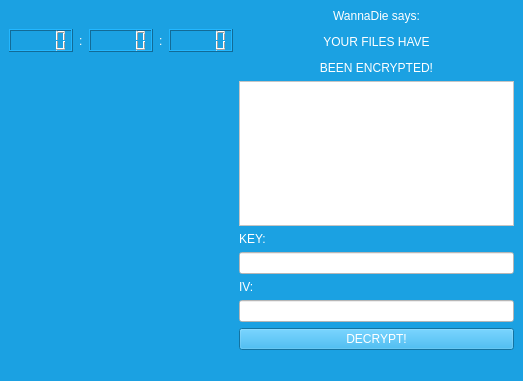
<?xml version="1.0" encoding="UTF-8"?>
<ui version="4.0">
 <class>MainWindow</class>
 <widget class="QMainWindow" name="MainWindow">
  <property name="geometry">
   <rect>
    <x>0</x>
    <y>0</y>
    <width>523</width>
    <height>381</height>
   </rect>
  </property>
  <property name="windowTitle">
   <string>WannaDie</string>
  </property>
  <property name="windowIcon">
   <iconset>
    <normaloff>lock.png</normaloff>lock.png</iconset>
  </property>
  <property name="styleSheet">
   <string notr="true">background-color: rgb(27, 161, 226);</string>
  </property>
  <widget class="QWidget" name="centralwidget">
   <layout class="QHBoxLayout" name="horizontalLayout_2">
    <item>
     <layout class="QVBoxLayout" name="verticalLayout_2">
      <item>
       <widget class="QLabel" name="label">
        <property name="styleSheet">
         <string notr="true">image: (lock.png)
background-color: rgb(85, 170, 255);</string>
        </property>
        <property name="text">
         <string/>
        </property>
        <property name="pixmap">
         <pixmap>lock.png</pixmap>
        </property>
        <property name="scaledContents">
         <bool>true</bool>
        </property>
       </widget>
      </item>
      <item>
       <layout class="QHBoxLayout" name="horizontalLayout">
        <item>
         <widget class="QLCDNumber" name="hhLCD">
          <property name="styleSheet">
           <string notr="true">color: rgb(255, 255, 255);</string>
          </property>
          <property name="smallDecimalPoint">
           <bool>false</bool>
          </property>
         </widget>
        </item>
        <item>
         <widget class="QLabel" name="label_5">
          <property name="maximumSize">
           <size>
            <width>10</width>
            <height>16777215</height>
           </size>
          </property>
          <property name="styleSheet">
           <string notr="true">font: 32pt &quot;MS Shell Dlg 2&quot;;
color: rgb(255, 255, 255);</string>
          </property>
          <property name="text">
           <string>:</string>
          </property>
         </widget>
        </item>
        <item>
         <widget class="QLCDNumber" name="mmLCD">
          <property name="styleSheet">
           <string notr="true">color: rgb(255, 255, 255);</string>
          </property>
         </widget>
        </item>
        <item>
         <widget class="QLabel" name="label_6">
          <property name="maximumSize">
           <size>
            <width>10</width>
            <height>16777215</height>
           </size>
          </property>
          <property name="styleSheet">
           <string notr="true">font: 32pt &quot;MS Shell Dlg 2&quot;;
color: rgb(255, 255, 255);</string>
          </property>
          <property name="text">
           <string>:</string>
          </property>
         </widget>
        </item>
        <item>
         <widget class="QLCDNumber" name="ssLCD">
          <property name="styleSheet">
           <string notr="true">color: rgb(255, 255, 255);</string>
          </property>
         </widget>
        </item>
       </layout>
      </item>
      <item>
       <spacer name="verticalSpacer_2">
        <property name="orientation">
         <enum>Qt::Vertical</enum>
        </property>
        <property name="sizeHint" stdset="0">
         <size>
          <width>20</width>
          <height>40</height>
         </size>
        </property>
       </spacer>
      </item>
     </layout>
    </item>
    <item>
     <layout class="QVBoxLayout" name="verticalLayout_3">
      <item>
       <widget class="QLabel" name="label_2">
        <property name="styleSheet">
         <string notr="true">font: 24pt &quot;MS Shell Dlg 2&quot;;
color: rgb(255, 255, 255);</string>
        </property>
        <property name="text">
         <string>&lt;html&gt;&lt;head/&gt;&lt;body&gt;&lt;p align=&quot;center&quot;&gt;WannaDie says:&lt;/p&gt;&lt;p align=&quot;center&quot;&gt;YOUR FILES HAVE&lt;/p&gt;&lt;p align=&quot;center&quot;&gt;BEEN ENCRYPTED!&lt;/p&gt;&lt;/body&gt;&lt;/html&gt;</string>
        </property>
       </widget>
      </item>
      <item>
       <spacer name="verticalSpacer">
        <property name="orientation">
         <enum>Qt::Vertical</enum>
        </property>
        <property name="sizeHint" stdset="0">
         <size>
          <width>20</width>
          <height>40</height>
         </size>
        </property>
       </spacer>
      </item>
      <item>
       <widget class="QTextEdit" name="statusConsole">
        <property name="minimumSize">
         <size>
          <width>0</width>
          <height>50</height>
         </size>
        </property>
        <property name="maximumSize">
         <size>
          <width>16777215</width>
          <height>200</height>
         </size>
        </property>
        <property name="styleSheet">
         <string notr="true">color: rgb(27, 161, 226);
background-color: rgb(255, 255, 255);</string>
        </property>
       </widget>
      </item>
      <item>
       <widget class="QLabel" name="label_3">
        <property name="styleSheet">
         <string notr="true">color: rgb(255, 255, 255);
font: 16pt &quot;MS Shell Dlg 2&quot;;</string>
        </property>
        <property name="text">
         <string>KEY:</string>
        </property>
       </widget>
      </item>
      <item>
       <widget class="QLineEdit" name="keyIn">
        <property name="styleSheet">
         <string notr="true">color: rgb(27, 161, 226);
background-color: rgb(255, 255, 255);</string>
        </property>
       </widget>
      </item>
      <item>
       <widget class="QLabel" name="label_4">
        <property name="styleSheet">
         <string notr="true">color: rgb(255, 255, 255);
font: 16pt &quot;MS Shell Dlg 2&quot;;</string>
        </property>
        <property name="text">
         <string>IV:</string>
        </property>
       </widget>
      </item>
      <item>
       <widget class="QLineEdit" name="ivIn">
        <property name="styleSheet">
         <string notr="true">color: rgb(27, 161, 226);
background-color: rgb(255, 255, 255);</string>
        </property>
       </widget>
      </item>
      <item>
       <widget class="QPushButton" name="decryptBtn">
        <property name="styleSheet">
         <string notr="true">color: rgb(255, 255, 255);
font: 16pt &quot;MS Shell Dlg 2&quot;;</string>
        </property>
        <property name="text">
         <string>DECRYPT!</string>
        </property>
       </widget>
      </item>
     </layout>
    </item>
   </layout>
  </widget>
  <widget class="QStatusBar" name="statusbar"/>
 </widget>
 <resources/>
 <connections/>
</ui>
